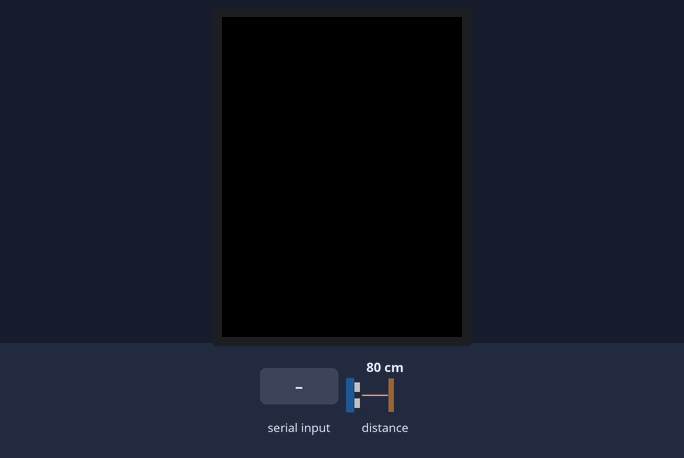
This sketch was run on a simulated ESP32. On the bench: 320×240 colour display. The inputs (shaded band) are chosen by the test bench; at power-on: distance to the obstacle 80 cm. What the sketch prints to the serial monitor is not drawn.

Above: at 1.4 s.
1.5 s: "1" received over Serial
At 2.9 s:
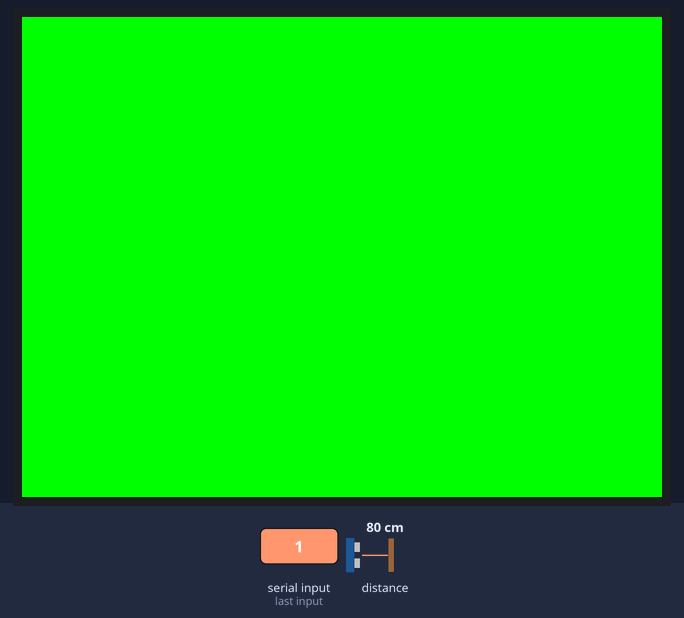
3.4 s: distance to the obstacle set to 2 cm
At 4.2 s:
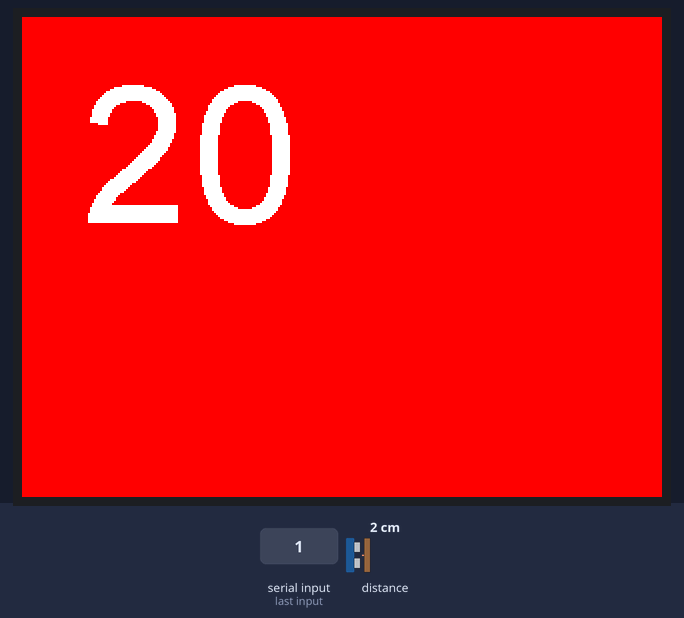
5.1 s: distance to the obstacle set to 4 cm
At 6.3 s:
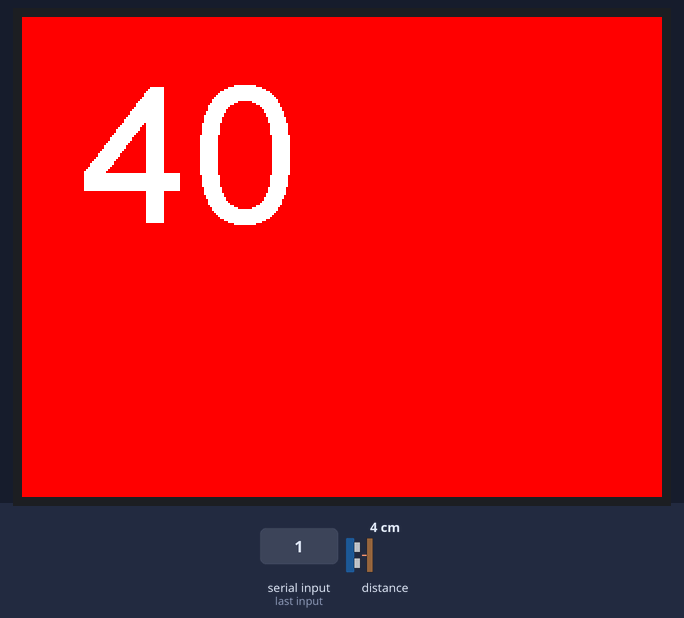
7.9 s: "0" received over Serial
10.1 s: "2" received over Serial
13.1 s: distance to the obstacle set to 9 cm
At 14.5 s:
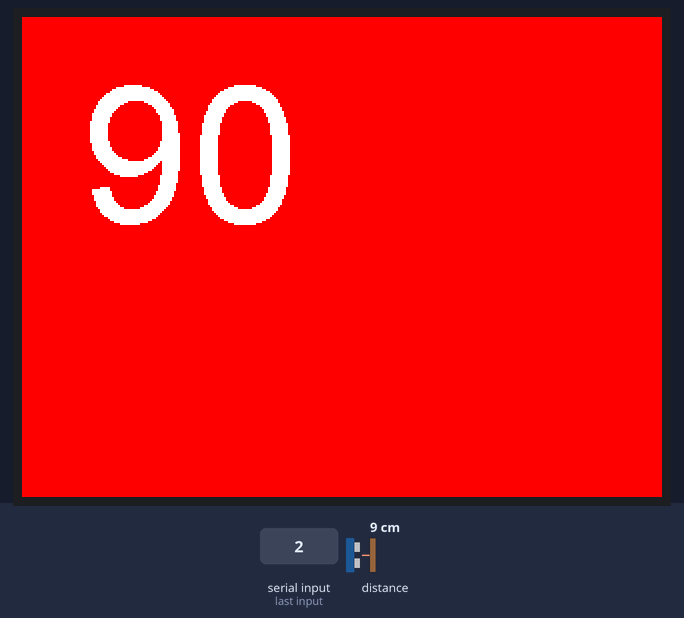
Timing chart, 0 to 16.1 s (numbered marks = the images above; inputs shaded):
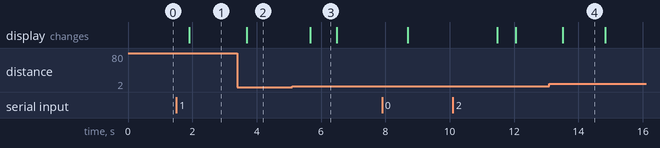

Measured:
- after the input at 1.5 s, the display: changes after 0.40 s (image 1)
- after the input at 3.4 s, the display: changes after 0.30 s (image 2)
- after the input at 5.1 s, the display: changes after 0.56 s (image 3)
- after the input at 13.1 s, the display: changes after 0.42 s (image 4)
- what the display in image 3 shows lasts 0.8 s, from 5.7 s to 6.5 s
- what the display in image 4 shows lasts 1.3 s, from 13.5 s to 14.8 s

The sketch:

sketch_nov7a.ino
```cpp
#include <Wire.h>
#include <VL53L0X.h>
#include <TFT_eSPI.h>
#include <SPI.h>

TFT_eSPI tft = TFT_eSPI();

VL53L0X sensor;
int flag=0;
int counter=0;

void setup(){
  tft.init();
  tft.fillScreen(TFT_BLACK);
  tft.setRotation(3);
  tft.setTextColor (TFT_WHITE);
  Serial.begin(9600);
  Wire.begin();
  sensor.init();
  sensor.setTimeout(200);
  sensor.startContinuous();

}

void loop(){
  int distance =sensor.readRangeContinuousMillimeters();
  if(flag ==1){
    tft.fillScreen(TFT_GREEN);
    char distancechar[16];
    itoa(distance,distancechar,10);
    if (distance<150){
      tft.fillScreen(TFT_RED);
      tft.drawString(distancechar,30,30,8);
      counter++;
      if (counter>5){
        Serial.print(1);
        counter=0;
        flag=0;
      }
    }
    if (150<distance && distance<500){
      tft.drawString(distancechar,30,30,8);
      counter=0;
    }
  }
  else{
    tft.fillScreen(TFT_BLACK);
    if (Serial.available()) {
      if (Serial.read()){
        flag=1;
      }
    }
  }
  delay(300);
}
```
